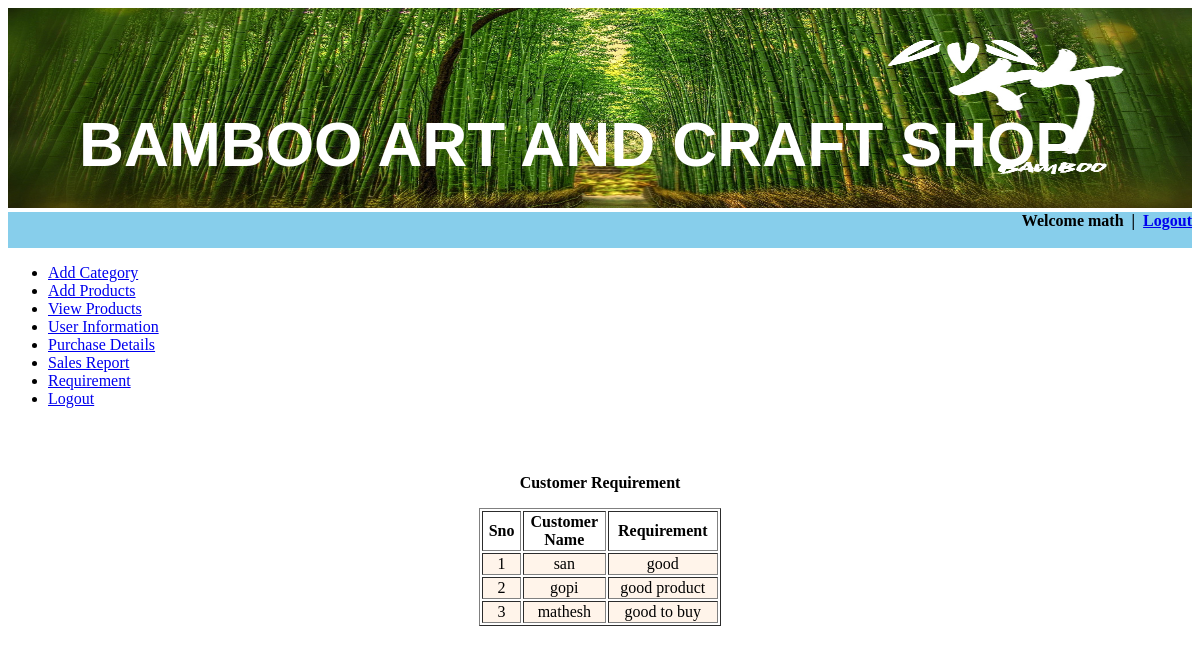
Page /view_feedback.php (signed in) on the committed database.
### tables this page shows
CREATE TABLE `feedback` (
  `uname` varchar(30) NOT NULL,
  `requirement` varchar(100) NOT NULL
);

### view_feedback.php (the view, shortened to what this page needs)
<?php
$gqry=mysql_query("select * from feedback");
?>
<?php include("include/header.php"); ?>
<div class="main">
<?php include("include/link_admin.php"); ?>
<form id="form1" name="form1" method="post" action="">
  <table width="318" height="400" border="0" cellpadding="0" cellspacing="0" align="center">
    <tr>
      <td align="center" valign="top"><p>&nbsp;</p>
        <p><strong>Customer Requirement </strong></p>
        <table width="76%" border="1">
          <tr>
            <th width="7%" class="subhead2">Sno</th>
            <th width="9%" class="subhead2">Customer Name </th>
            <th width="13%" class="subhead2">Requirement</th>
          </tr>
		  <?php $i=0;
		  while($grow=mysql_fetch_array($gqry))
		  { $i++;
		  ?>
          <tr>
            <td align="center" bgcolor="#FFF4EA"><?php echo $i; ?></td>
            <td align="center" bgcolor="#FFF4EA"><?php echo $grow['uname']; ?></td>
            <td align="center" bgcolor="#FFF4EA"><?php echo $grow['requirement']; ?></td>
          </tr>
		  <?php
		  }
		  ?>
        </table>
        <blockquote>
          <p>&nbsp;</p>
        </blockquote></td>
    </tr>
  </table>
</form>
</body>
</html>

### rows in the picture
feedback: uname "san", requirement "good"
feedback: uname "gopi", requirement "good product"
feedback: uname "mathesh", requirement "good to buy"

### other values in the picture
$uname "math"
